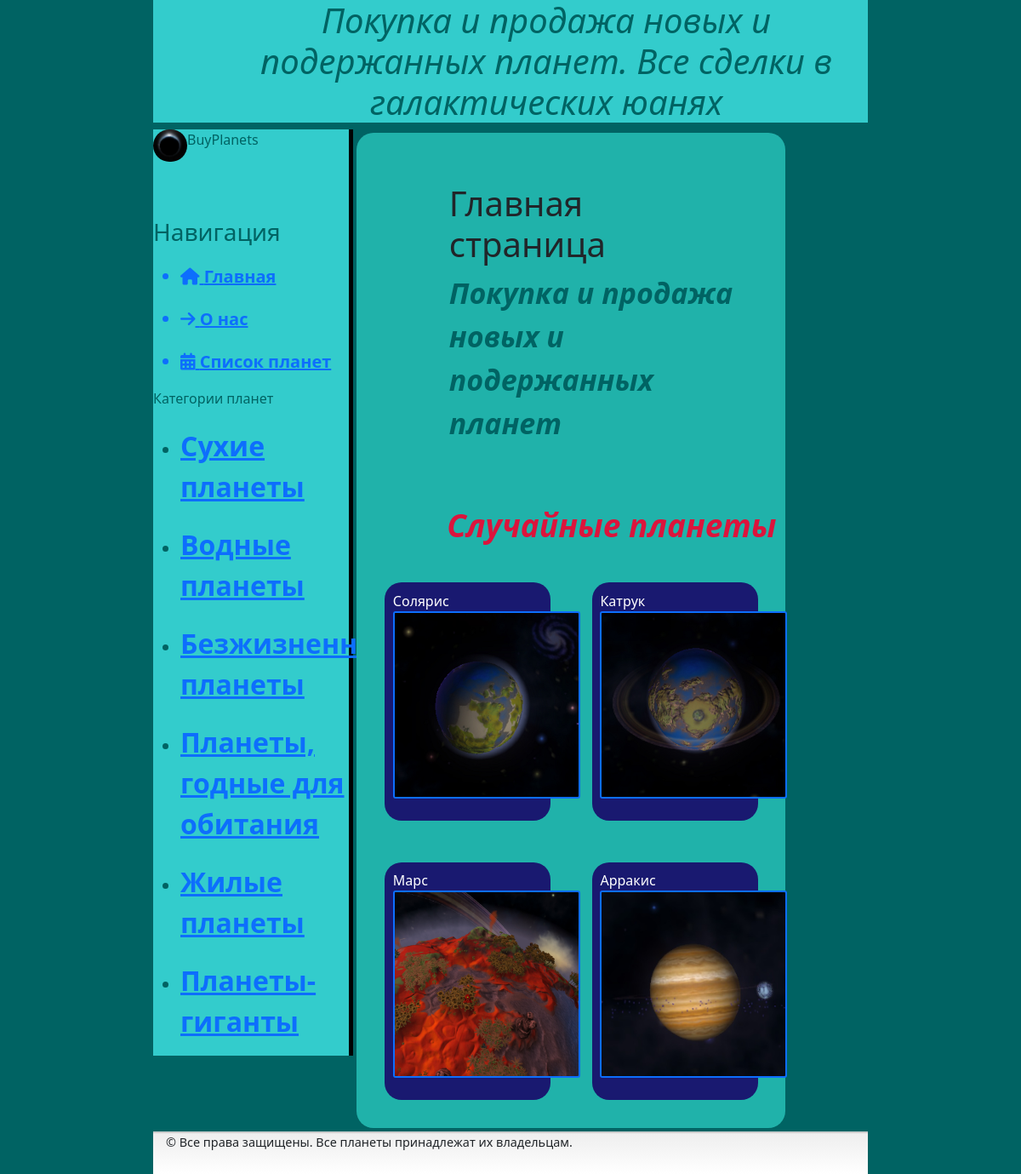
The page / on the database its author committed.
### buy_planet/models.py (models this page shows, shortened)
class Category(models.Model):
    cat = models.CharField(max_length=255, db_index=True)
    def get_absolute_url(self):
        return reverse('categs', kwargs={'cat_id': self.pk})
    class Meta:
        verbose_name = 'Категория'
        verbose_name_plural = 'Категории'

class Planet(models.Model):
    name = models.CharField('Название',max_length=15)
    price = models.IntegerField('Цена')
    cat = models.ForeignKey('Category', on_delete=models.PROTECT, null=True, verbose_name='Категория')
    description = models.TextField('Описание')
    photo = models.ImageField(blank=True, upload_to='photos', verbose_name='Фото')
    bought = models.TextField('Покупка', null=True)
    def get_absolute_url(self):
        return reverse('planet', kwargs={'planet_id': self.pk})
    class Meta:
        verbose_name = 'Планета'
        verbose_name_plural = 'Планеты'

### buy_planet/views.py (the view)
# urls.py: path('', views.index, name='home'),
def index(request):
    planets = Planet.objects.all()
    planet_1 = random.choice(planets)
    planet_2 = random.choice(planets)
    planet_3 = random.choice(planets)
    planet_4 = random.choice(planets)
    cats = Category.objects.all()
    params = {'planet_1': planet_1, 'planet_2': planet_2, 'planet_3': planet_3, 'planet_4': planet_4, 'cats': cats}
    return render(request, 'buy_planet/main_page.html', context=params)

### buy_planet/templates/buy_planet/main_page.html (shortened to what this page needs)
{% extends 'buy_planet/common_template.html' %}
{% block content %}
    <body>
        <div class="cloud">
            <h1>Главная страница</h1>
            <p class="about-text">Покупка и продажа новых и подержанных планет</p>
        </div>
        <p style="margin-left: 20%; color: #DC143C; font-size: 37px; font-style: italic; font-weight: bold;">Случайные планеты</p>
        <div class="four_planets" style="margin: 5%; background: #191970; width: 40%; float: left; color: #FFFFFF; border-radius: 20px;">
            {{ planet_1.name }}
             <a href="{{ planet_1.get_absolute_url }}"><p><img src="{{ planet_1.photo.url }}" width=220px height=220px border="2px" style="border-radius:3px;"> </p></a>
        </div>
        <div class="four_planets" style="float: right;">
            {{ planet_2.name }}
             <a href="{{ planet_2.get_absolute_url }}"><p><img src="{{ planet_2.photo.url }}" width=220px height=220px border="2px" style="border-radius:3px;"> </p></a>
        </div>
        <div class="four_planets" style="float: left;">
            {{ planet_3.name }}
            <a href="{{ planet_3.get_absolute_url }}"><p><img src="{{ planet_3.photo.url }}" width=220px height=220px border="2px" style="border-radius:3px;"> </p></a>
        </div>
        <div class="four_planets" style="float: left; color: #FFFFFF; ">
            {{ planet_4.name }}
            <a href="{{ planet_4.get_absolute_url }}"><p><img src="{{ planet_4.photo.url }}" width=220px height=220px border="2px" style="border-radius:3px;"> </p></a>
        </div>
    </body>
{% endblock %}

### buy_planet/templates/buy_planet/common_template.html (shortened to what this page needs)
{% load static %}
<!DOCTYPE html>
<html lang="ru">
<head>
    <link rel="stylesheet" href="https://cdn.jsdelivr.net/npm/bootstrap@5.2.3/dist/css/bootstrap.min.css">
    <link rel="stylesheet" href="{% static 'buy_planet/css/buy_planet.css' %}">
    <link rel="stylesheet" href="https://use.fontawesom.com/realeses/v6.3.0/css/css.all">
</head>
<body style="width: 70%; margin-left: 15%;">
    <div class="top-side">
        <h1>Покупка и продажа новых и подержанных планет. Все сделки в галактических юанях</h1>
    </div>
    <aside style="height: 100%;">
        <a href="{% url 'home' %}"><img src="{% static 'buy_planet/img/sym_planet.jpg' %}" alt='logo'></a>
        <span class="logo">BuyPlanets</span>
        <h3>Навигация</h3>
        <ul>
            <a href="{% url 'home' %}"><li><i class="fa-solid fa-house"></i> Главная</li></a>
            <a href="{% url 'about' %}"><li><i class="fa-solid fa-arrow-right"></i> О нас</li></a>
            <a href="{% url 'planets' %}"><li><i class="fa-solid fa-calendar-days"></i> Список планет</li></a>
        </ul>
        <p>Категории планет</p>
        <ul>
            {% for c in cats %}
                <li><font size="6px"><a href="{{ c.get_absolute_url }}"> {{ c.cat }}</a></font></li>
            {% endfor %}
        </ul>
    </aside>
    <div style="float: left; width: 60%; background-color: #20B2AA; margin: 0.5%; border-radius: 20px; padding: 1%">
        {% block content %}
        {% endblock %}
    </div>
<footer>
    <p>
        &copy Все права защищены. Все планеты принадлежат их владельцам.
    </p>
</footer>
</body>
</html>

### buy_planet/static/buy_planet/css/buy_planet.css (style rules this page uses)
body { background: #006363 ; }
.about-text { color: #006363; font-size: 34px; font-style: italic; font-weight: bold; }
aside { float: left; background: #33CCCC; width: 28%; height: 100%; color: #006363; border-right: 5px solid black; }
aside img { width: 40px; float: left; border-radius: 20px; }
aside h3 { margin-top: 50px; padding-top: 30px; }
aside li { font-size: 15pt; font-weight: bold; margin-top: 20px; transition: all .6s ease; }
body .top-side { padding-left: 10%; color: #006363; background: #33CCCC; font-size: 25px; font-weight: bold; font-style: italic; text-align: center; }
body footer { bottom: 0; padding: 0 15px 10px; border-top: 2px solid #ccc; font-size: 0.9em; clear: both; background: linear-gradient(to bottom,#eee 0%,#fff 100%); }
.four_planets { margin: 5%; background: #191970; width: 40%; border-radius: 20px; color: #FFFFFF; padding: 2%; }

### rows shown on the page
Category: cat "Сухие планеты"
Category: cat "Водные планеты"
Category: cat "Безжизненные планеты"
Category: cat "Планеты, годные для обитания"
Category: cat "Жилые планеты"
Category: cat "Планеты-гиганты"
Planet: name "Солярис", photo (picture)
Planet: name "Катрук", photo (picture)
Planet: name "Марс", photo (picture)
Planet: name "Арракис", photo (picture)
